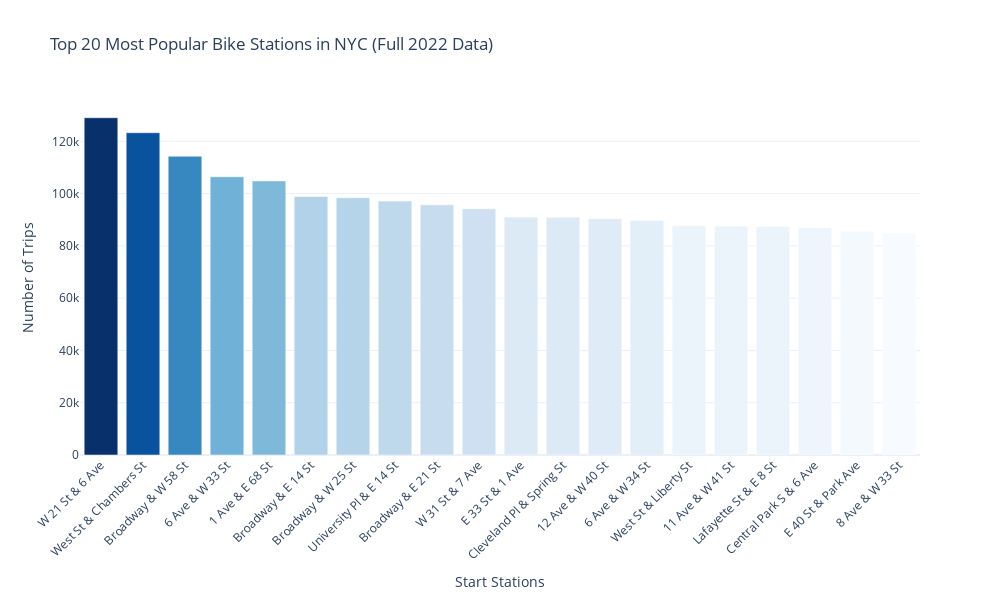

The code cell stored with this chart in its notebook:
### Markdown cell above
### Bar Chart: Top 20 Most Popular Stations
Using the complete 2022 dataset to identify the busiest starting stations for accurate resource allocation.

### Code cell
# Group by station and count trips - using FULL dataset

station_trips = df.groupby('start_station_name', as_index=False)['trip_count'].count()
top_20_stations = station_trips.nlargest(20, 'trip_count')

print(f"✓ Top 20 stations identified from {len(station_trips):,} total stations")
print(f"Most popular station: {top_20_stations.iloc[0]['start_station_name']}")
print(f"Trips at top station: {top_20_stations.iloc[0]['trip_count']:,}")
print(f"Total trips across top 20 stations: {top_20_stations['trip_count'].sum():,}")

# Create interactive bar chart
fig_bar = go.Figure(go.Bar(
    x=top_20_stations['start_station_name'],
    y=top_20_stations['trip_count'],
    marker={
        'color': top_20_stations['trip_count'], 
        'colorscale': 'Blues',
    },))

# Customize layout
fig_bar.update_layout(
    title='Top 20 Most Popular Bike Stations in NYC (Full 2022 Data)',
    xaxis_title='Start Stations',
    yaxis_title='Number of Trips',
    width=1000,
    height=600,
    xaxis_tickangle=-45,
    template='plotly_white'
)

# Display the chart
fig_bar.show()

# Save data for dashboard
top_20_stations.to_csv('top_20_stations_full.csv', index=False)
print("✓ Bar chart created and data saved to 'top_20_stations_full.csv'")

### Figure 1 — Plotly figure (JSON) as saved in the notebook; plotly's stock layout.template omitted (floating-point values rounded to 4 significant figures)
{"data": [{"marker": {"color": [129018, 123291, 114293, 106445, 104856, 98866, 98425, 97126, 95691, 94208, 91003, 90973, 90414, 89687, 87657, 87577, 87458, 87013, 85601, 85051], "colorscale": [[0, "rgb(247,251,255)"], [0.125, "rgb(222,235,247)"], [0.25, "rgb(198,219,239)"], [0.375, "rgb(158,202,225)"], [0.5, "rgb(107,174,214)"], [0.625, "rgb(66,146,198)"], [0.75, "rgb(33,113,181)"], [0.875, "rgb(8,81,156)"], [1, "rgb(8,48,107)"]]}, "type": "bar", "x": ["W 21 St & 6 Ave", "West St & Chambers St", "Broadway & W 58 St", "6 Ave & W 33 St", "1 Ave & E 68 St", "Broadway & E 14 St", "Broadway & W 25 St", "University Pl & E 14 St", "Broadway & E 21 St", "W 31 St & 7 Ave", "E 33 St & 1 Ave", "Cleveland Pl & Spring St", "12 Ave & W 40 St", "6 Ave & W 34 St", "West St & Liberty St", "11 Ave & W 41 St", "Lafayette St & E 8 St", "Central Park S & 6 Ave", "E 40 St & Park Ave", "8 Ave & W 33 St"], "y": [129018, 123291, 114293, 106445, 104856, 98866, 98425, 97126, 95691, 94208, 91003, 90973, 90414, 89687, 87657, 87577, 87458, 87013, 85601, 85051]}], "layout": {"height": 600, "title": {"text": "Top 20 Most Popular Bike Stations in NYC (Full 2022 Data)"}, "width": 1000, "xaxis": {"tickangle": -45, "title": {"text": "Start Stations"}}, "yaxis": {"title": {"text": "Number of Trips"}}}}
